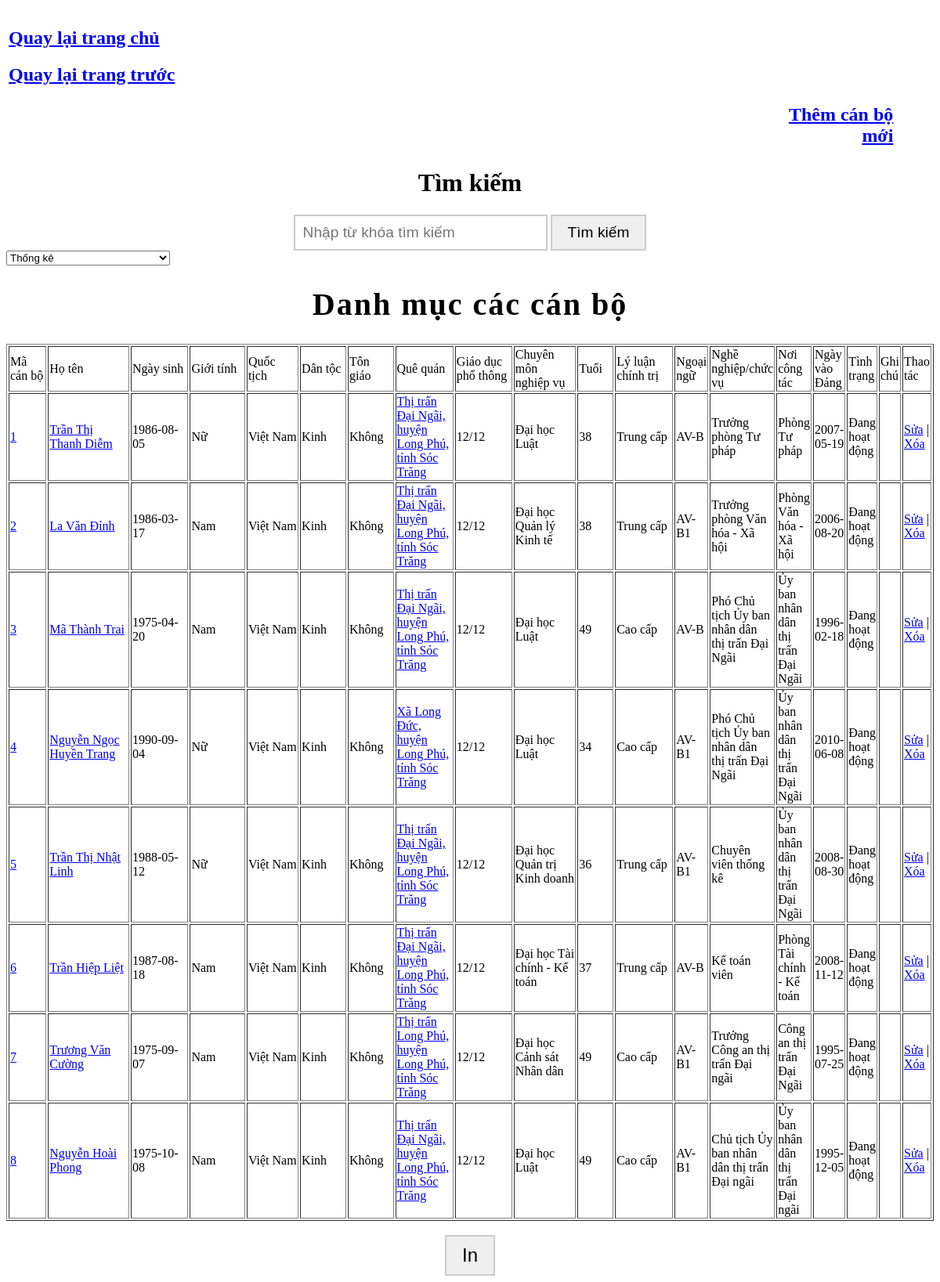
The page /tv_danhmucthitrandaingai.php?quequan=all on the database its author committed.
### tables this page shows
CREATE TABLE `nhansuthitrandaingai` (
  `MaCB` int(11) NOT NULL,
  `Hoten` varchar(100) NOT NULL,
  `Ngaysinh` date NOT NULL,
  `Gioitinh` varchar(10) NOT NULL,
  `Quoctich` varchar(50) NOT NULL,
  `Dantoc` varchar(10) NOT NULL,
  `Tongiao` varchar(20) NOT NULL,
  `Quequan` varchar(50) NOT NULL,
  `Giaoducphothong` varchar(20) NOT NULL,
  `Chuyenmonnghiepvu` varchar(50) NOT NULL,
  `Tuoi` int(11) NOT NULL,
  `Lyluanchinhtri` varchar(20) NOT NULL,
  `Ngoaingu` varchar(20) NOT NULL,
  `Nghenghiepchucvu` varchar(200) NOT NULL,
  `Noicongtac` varchar(50) NOT NULL,
  `Ngayvaodang` date NOT NULL,
  `Tinhtrang` varchar(50) NOT NULL,
  `Ghichu` varchar(100) NOT NULL,
  `Thaotac` varchar(50) NOT NULL
);

### tv_danhmucthitrandaingai.php (the view, shortened to what this page needs)
<?php
include("ketnoi.inc");
$str = "SELECT `MaCB`, `Hoten`, `Ngaysinh`, `Gioitinh`, `Quoctich`, `Dantoc`, `Tongiao`, `Quequan`, `Giaoducphothong`, `Chuyenmonnghiepvu`, `Tuoi`, `Lyluanchinhtri`, `Ngoaingu`, `Nghenghiepchucvu`, `Noicongtac`, `Ngayvaodang`, `Tinhtrang`, `Ghichu` FROM nhansuthitrandaingai";
$kq = mysql_query($str, $link);
if (isset($_GET['quequan'])) {
    $quequan_selected = $_GET['quequan'];
    if ($quequan_selected == 'all') {
        $str = "SELECT * FROM nhansuthitrandaingai";
    } else {
        $str = "SELECT * FROM nhansuthitrandaingai WHERE Quequan = '$quequan_selected'";
    }
    $kq = mysql_query($str, $link);
}
?>
<!DOCTYPE html>
<html lang="en">
<head>
</head>
<body>
<table width="100%" border="0">
    <tr>
      <td colspan="8"></td>
    </tr>
    <td width="50%">
        <a href="index.php" id="back-to-home-button"><h2 class="navigation-link">Quay lại trang chủ</h2></a>
<a href="xathitran.php" id="back-to-previous-page-button"><h2 class="navigation-link">Quay lại trang trước</h2></a>
    </td>
      <td width="1%">&nbsp;</td>
      <td width="8%">&nbsp;</td>
      <td width="8%">&nbsp;</td>
      <td width="7%">&nbsp;</td>
      <td width="8%">&nbsp;</td>
      <td width="14%">&nbsp;</td>
    <tr>
      <td>&nbsp;</td>
      <td>&nbsp;</td>
      <td>&nbsp;</td>
      <td>&nbsp;</td>
      <td>&nbsp;</td>
      <td>&nbsp;</td>
      <td><?php
          echo '<div align="right" class="add-new-button">
  <a href="sp_addthitrandaingai.php"><span><h2>Thêm cán bộ mới</h2></span></a>
</div>';
        ?></td>
      <td width="4%">&nbsp;</td>
    </tr>
    <tr>
      <td colspan="8"> </td>
    </tr>
</table>
<div align="center">
  <h1 class="search-header">Tìm kiếm</h1>
  <form method="get" action="tv_danhmucthitrandaingai.php">
    <input type="text" name="search" placeholder="Nhập từ khóa tìm kiếm" class="search-input" />
   <input type="submit" value="Tìm kiếm" class="search-button" id="searchButton" />
  </form>
</div>
<!DOCTYPE html>
<html lang="en">
<head>
</head>
<body>
<select id="selectBox" onchange="showSelected()" onmouseover="changeColor()" onmouseout="restoreColor()">
  <option value="#">Thống kê</option>
</select>
<div align="center">
  <h1 class="elegant-text">Danh mục các cán bộ</h1>
</div>
<table width="100%" border="1">
    <tr>
      <td width="6%" bordercolor="#0000FF">Mã cán bộ</td>
        <td width="13%" bordercolor="#0000FF">Họ tên</td>
        <td width="9%" bordercolor="#0000FF">Ngày sinh</td>
        <td width="9%" bordercolor="#0000FF">Giới tính</td>
        <td width="8%" bordercolor="#0000FF">Quốc tịch</td>
        <td width="7%" bordercolor="#0000FF">Dân tộc</td>
        <td width="6%" bordercolor="#0000FF">Tôn giáo</td>
        <td width="9%" bordercolor="#0000FF">Quê quán</td>
        <td width="9%" bordercolor="#0000FF">Giáo dục phổ thông</td>
        <td width="9%" bordercolor="#0000FF">Chuyên môn nghiệp vụ</td>
        <td width="5%" bordercolor="#0000FF">Tuổi</td>
        <td width="9%" bordercolor="#0000FF">Lý luận chính trị</td>
        <td width="7%" bordercolor="#0000FF">Ngoại ngữ</td>
        <td width="11%" bordercolor="#0000FF">Nghề nghiệp/chức vụ</td>
        <td width="9%" bordercolor="#0000FF">Nơi công tác</td>
        <td width="9%" bordercolor="#0000FF">Ngày vào Đảng</td>
        <td width="9%" bordercolor="#0000FF">Tình trạng</td>
        <td width="9%" bordercolor="#0000FF">Ghi chú</td>
      <td width="8%" bordercolor="#0000FF">Thao tác</td>
    </tr>
    <?php
    while($i = mysql_fetch_array($kq)) {
        ?>
        <tr>
    <td height="80" class="dynamic-text">
      <a href="tv_chitietthitrandaingai.php?MaCB=<?php echo $i[0]; ?>"><?php echo $i[0];?></a>
    </td>
    <td height="80" class="dynamic-text">
      <a href="tv_chitietthitrandaingai.php?MaCB=<?php echo $i[0]; ?>"><?php echo $i[1];?></a>
    </td>
    <td><?php echo $i[2];?></td>
    <td><?php echo $i[3];?></td>
    <td><?php echo $i[4];?></td>
    <td><?php echo $i[5];?></td>
    <td><?php echo $i[6];?></td>
    <td height="80" class="dynamic-text">
      <a href="tv_chitietthitrandaingai.php?MaCB=<?php echo $i[0]; ?>"><?php echo $i[7];?></a>
    <td><?php echo $i[8];?></td>
    <td><?php echo $i[9];?></td>
    <td><?php echo $i[10];?></td>
    <td><?php echo $i[11];?></td>
    <td><?php echo $i[12];?></td>
    <td><?php echo $i[13];?></td>
    <td><?php echo $i[14];?></td>
    <td><?php echo $i[15];?></td>
    <td><?php echo $i[16];?></td>
    <td><?php echo $i[17];?></td>
    <td width="8%">
        <?php
            echo '<a href="tv_edit1thitrandaingai.php?MaCB='.$i[0].'">Sửa</a>';
            echo ' | ';
            echo '<a href="sp_process_deletethitrandaingai.php?MaCB='.$i[0].'" onclick="return confirm(\'Bạn có muốn xóa hay không\');">Xóa</a>';
        ?>
    </td>
</tr>
        <?php
    }
    ?>
</table>
<br>
<div align="center">
  <input type="button" value="In" onclick="window.print()" class="print-button" id="printButton" />
</div>
</body>
</html>

### tv_danhmucthitrandaingai.php (style rules this page uses)
.print-button { font-size: 1.5em; padding: 10px 20px; border: 2px solid #ccc; cursor: pointer; transition: background-color 0.5s, color 0.5s; animation: pulse 1.5s infinite; }
input[type="text"] { font-size: 1.2em; padding: 10px; width: 300px; border: 2px solid #ccc; }
input[type="submit"] { font-size: 1.2em; padding: 10px 20px; border: 2px solid #ccc; cursor: pointer; }
.elegant-text { font-size: 2.5em; letter-spacing: 2px; transition: color 0.5s ease; }
.add-new-button a span { animation: glow 2s infinite; }
.add-new-button a h2 { margin: 0; }
.search-header { animation: bounce 1s infinite; }
.search-button { animation: pulse 1.5s infinite; }
.search-input { font-size: 1.2em; padding: 10px; width: 300px; border: 2px solid #ccc; transition: border-color 0.5s ease; }
.navigation-link { font-size: 1.5em; transition: color 0.5s; }
.search-button { font-size: 1.2em; padding: 10px 20px; border: 2px solid #ccc; cursor: pointer; animation: changeColor 3s infinite; }
.dynamic-text { transition: color 0.5s, transform 0.5s, text-shadow 0.5s; cursor: pointer; }
#selectBox { transition: background-color 0.3s; }

### rows shown on the page
nhansuthitrandaingai: MaCB "1", Hoten "Trần Thị Thanh Diễm", Ngaysinh "1986-08-05", Gioitinh "Nữ", Quoctich "Việt Nam", Dantoc "Kinh", Tongiao "Không", Quequan "Thị trấn Đại Ngãi, huyện Long Phú, tỉnh Sóc Trăng", Giaoducphothong "12/12", Chuyenmonnghiepvu "Đại học Luật", Tuoi "38", Lyluanchinhtri "Trung cấp", Ngoaingu "AV-B", Nghenghiepchucvu "Trưởng phòng Tư pháp", Noicongtac "Phòng Tư pháp", Ngayvaodang "2007-05-19", Tinhtrang "Đang hoạt động"
nhansuthitrandaingai: MaCB "2", Hoten "La Văn Đỉnh", Ngaysinh "1986-03-17", Gioitinh "Nam", Quoctich "Việt Nam", Dantoc "Kinh", Tongiao "Không", Quequan "Thị trấn Đại Ngãi, huyện Long Phú, tỉnh Sóc Trăng", Giaoducphothong "12/12", Chuyenmonnghiepvu "Đại học Quản lý Kinh tế", Tuoi "38", Lyluanchinhtri "Trung cấp", Ngoaingu "AV-B1", Nghenghiepchucvu "Trưởng phòng Văn hóa - Xã hội", Noicongtac "Phòng Văn hóa - Xã hội", Ngayvaodang "2006-08-20", Tinhtrang "Đang hoạt động"
nhansuthitrandaingai: MaCB "3", Hoten "Mã Thành Trai", Ngaysinh "1975-04-20", Gioitinh "Nam", Quoctich "Việt Nam", Dantoc "Kinh", Tongiao "Không", Quequan "Thị trấn Đại Ngãi, huyện Long Phú, tỉnh Sóc Trăng", Giaoducphothong "12/12", Chuyenmonnghiepvu "Đại học Luật", Tuoi "49", Lyluanchinhtri "Cao cấp", Ngoaingu "AV-B", Nghenghiepchucvu "Phó Chủ tịch Ủy ban nhân dân thị trấn Đại Ngãi", Noicongtac "Ủy ban nhân dân thị trấn Đại Ngãi", Ngayvaodang "1996-02-18", Tinhtrang "Đang hoạt động"
nhansuthitrandaingai: MaCB "4", Hoten "Nguyễn Ngọc Huyền Trang", Ngaysinh "1990-09-04", Gioitinh "Nữ", Quoctich "Việt Nam", Dantoc "Kinh", Tongiao "Không", Quequan "Xã Long Đức, huyện Long Phú, tỉnh Sóc Trăng", Giaoducphothong "12/12", Chuyenmonnghiepvu "Đại học Luật", Tuoi "34", Lyluanchinhtri "Cao cấp", Ngoaingu "AV-B1", Nghenghiepchucvu "Phó Chủ tịch Ủy ban nhân dân thị trấn Đại Ngãi", Noicongtac "Ủy ban nhân dân thị trấn Đại Ngãi", Ngayvaodang "2010-06-08", Tinhtrang "Đang hoạt động"
nhansuthitrandaingai: MaCB "5", Hoten "Trần Thị Nhật Linh", Ngaysinh "1988-05-12", Gioitinh "Nữ", Quoctich "Việt Nam", Dantoc "Kinh", Tongiao "Không", Quequan "Thị trấn Đại Ngãi, huyện Long Phú, tỉnh Sóc Trăng", Giaoducphothong "12/12", Chuyenmonnghiepvu "Đại học Quản trị Kinh doanh", Tuoi "36", Lyluanchinhtri "Trung cấp", Ngoaingu "AV-B1", Nghenghiepchucvu "Chuyên viên thống kê", Noicongtac "Ủy ban nhân dân thị trấn Đại Ngãi", Ngayvaodang "2008-08-30", Tinhtrang "Đang hoạt động"
nhansuthitrandaingai: MaCB "6", Hoten "Trần Hiệp Liệt", Ngaysinh "1987-08-18", Gioitinh "Nam", Quoctich "Việt Nam", Dantoc "Kinh", Tongiao "Không", Quequan "Thị trấn Đại Ngãi, huyện Long Phú, tỉnh Sóc Trăng", Giaoducphothong "12/12", Chuyenmonnghiepvu "Đại học Tài chính - Kế toán", Tuoi "37", Lyluanchinhtri "Trung cấp", Ngoaingu "AV-B", Nghenghiepchucvu "Kế toán viên", Noicongtac "Phòng Tài chính - Kế toán", Ngayvaodang "2008-11-12", Tinhtrang "Đang hoạt động"
nhansuthitrandaingai: MaCB "7", Hoten "Trương Văn Cường", Ngaysinh "1975-09-07", Gioitinh "Nam", Quoctich "Việt Nam", Dantoc "Kinh", Tongiao "Không", Quequan "Thị trấn Long Phú, huyện Long Phú, tỉnh Sóc Trăng", Giaoducphothong "12/12", Chuyenmonnghiepvu "Đại học Cảnh sát Nhân dân", Tuoi "49", Lyluanchinhtri "Cao cấp", Ngoaingu "AV-B1", Nghenghiepchucvu "Trưởng Công an thị trấn Đại ngãi", Noicongtac "Công an thị trấn Đại Ngãi", Ngayvaodang "1995-07-25", Tinhtrang "Đang hoạt động"
nhansuthitrandaingai: MaCB "8", Hoten "Nguyễn Hoài Phong", Ngaysinh "1975-10-08", Gioitinh "Nam", Quoctich "Việt Nam", Dantoc "Kinh", Tongiao "Không", Quequan "Thị trấn Đại Ngãi, huyện Long Phú, tỉnh Sóc Trăng", Giaoducphothong "12/12", Chuyenmonnghiepvu "Đại học Luật", Tuoi "49", Lyluanchinhtri "Cao cấp", Ngoaingu "AV-B1", Nghenghiepchucvu "Chủ tịch Ủy ban nhân dân thị trấn Đại ngãi", Noicongtac "Ủy ban nhân dân thị trấn Đại ngãi", Ngayvaodang "1995-12-05", Tinhtrang "Đang hoạt động"
